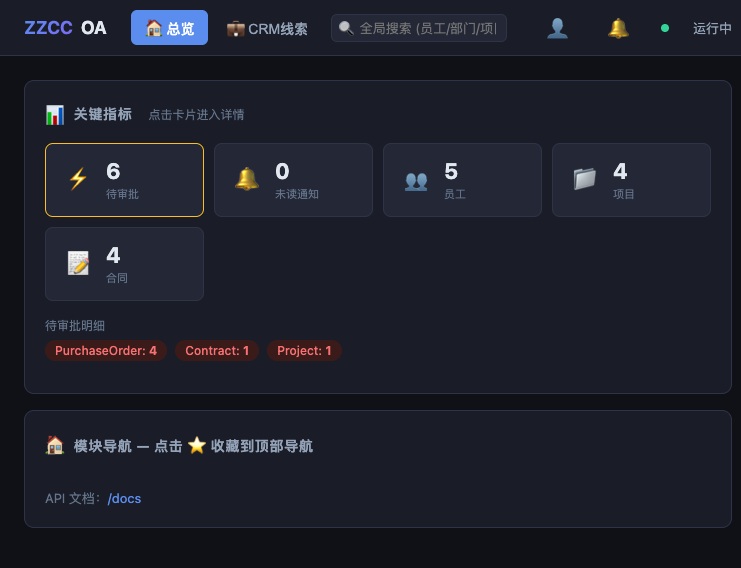
#> input picture OA/login.png, 741 x 568 px
$ python -i multimodal_features.py   (imports and definitions only)
#> lines starting #> are read from the running program, lines starting #| are printed output that depends on the picture
"""services/brain/multimodal_features.py — 多模态离线特征提取器

把真实图像/音频/表格/文本压成 cognitive_coder.encode() 能吃的轻量特征字典。

设计约束（实测，见 DEVELOPMENT 记录）：
- 生产容器只有 numpy，无 torch/transformers → 容器内不能跑编码器
- 宿主机有 PIL + numpy + stdlib → 离线侧在这里提特征
- 特征字典纯 JSON 可序列化，落到 /app/config_data/multimodal_dataset.json

产出特征空间（与 cognitive_coder 的 modal_concepts 对齐）：
  visual: {red, green, blue, bright, dark, round, square, edge, saturation, hue_0..7}
  audio:  {loudness, pitch, rhythm, spectral_centroid, zero_cross}
  payload: {columns, rows, cells, fields:{name:value}}   ← 表格结构化

用法（离线）：
    from services.brain.multimodal_features import MultimodalExtractor
    ex = MultimodalExtractor()
    feats = ex.image(path)      # 图像 → visual
    feats = ex.audio(path)      # 音频 → audio
    feats = ex.table(html)      # HTML 表格 → payload
"""
from __future__ import annotations

import csv
import io
import math
import re
import struct
import wave
from typing import Any, Dict, List, Optional

# ── 视觉特征维度（固定，供概念向量对齐）──
HUE_BINS = 8
_EDGES = ("red", "green", "blue", "bright", "dark", "round", "square",
          "edge", "saturation")


def _norm(x: float) -> float:
    """夹紧到 [0,1]。"""
    return 0.0 if x <= 0 else (1.0 if x >= 1 else float(x))


class MultimodalExtractor:
    """多模态特征提取器：纯 stdlib + PIL + numpy，无重依赖。"""

    # ── 图像 → visual ──
    @staticmethod
    def _load_rgba(path: str):
        """加载图像并合成对比色背景，返回 RGB 像素列表和 (w, h)。

        透明 PNG 不能直接 convert("RGB")——透明像素会被当成黑色 (0,0,0)，
        导致黑色线条图标整图全黑、特征坍缩。正确做法：合成对比色背景。
        线条为深色→白底；线条为浅色（白色图标，深色 UI 用）→黑底。
        自动检测：非透明像素平均亮度 >128 用黑底，否则白底。
        """
        from PIL import Image
        raw = Image.open(path).convert("RGBA")
        non_alpha = [p for p in raw.getdata() if p[3] > 0]
        if non_alpha:
            line_lum = sum(0.299 * p[0] + 0.587 * p[1] + 0.114 * p[2] for p in non_alpha) / len(non_alpha)
        else:
            line_lum = 0.0
        if line_lum > 128:  # 浅色线条（白色图标）→ 黑底
            bg_color = (0, 0, 0, 255)
        else:  # 深色线条（黑色图标）→ 白底
            bg_color = (255, 255, 255, 255)
        bg = Image.new("RGBA", raw.size, bg_color)
        img = Image.alpha_composite(bg, raw).convert("RGB")
        img = img.resize((64, 64))  # 降采样控成本
        return list(img.getdata()), 64, 64

    @staticmethod
    def _stats_from_pixels(px, w: int, h: int) -> Dict[str, float]:
        """从像素网格统计视觉特征。通用（全图/窗口）。

        Args:
            px: 像素列表（RGB 三元组），行优先
            w, h: 网格宽高

        Returns:
            视觉特征字典（同 image() 返回，但 edge 按 w 归一化）。
            注意：edge 归一化分母用窗口宽度（局部边缘密度相对窗口尺度），
            全图仍用 0.42（兼容现状）；窗口用窗口宽度的相对密度。
        """
        n = len(px)
        if n == 0:
            return {}
        # 颜色均值
        r = sum(p[0] for p in px) / n / 255.0
        g = sum(p[1] for p in px) / n / 255.0
        b = sum(p[2] for p in px) / n / 255.0

        # 亮度/饱和度
        bright, sat_sum = 0.0, 0.0
        for p in px:
            mx, mn = max(p), min(p)
            lum = 0.299 * p[0] + 0.587 * p[1] + 0.114 * p[2]
            bright += lum / 255.0
            sat_sum += (mx - mn) / 255.0
        bright /= n
        sat = sat_sum / n

        # 色相直方图（8 分箱）
        hues = [0.0] * HUE_BINS
        for p in px:
            mx, mn = max(p), min(p)
            d = mx - mn
            if d < 8:
                continue
            if mx == p[0]:
                hh = ((p[1] - p[2]) / d) % 6
            elif mx == p[1]:
                hh = (p[2] - p[0]) / d + 2
            else:
                hh = (p[0] - p[1]) / d + 4
            idx = min(HUE_BINS - 1, int(hh * HUE_BINS / 6))
            hues[idx] += d / 255.0
        hue_tot = sum(hues) or 1.0

        # 前景掩码：亮度偏离「众数亮度」的像素（众数而非均值，防小面积前景拉走）
        lum_hist = [0] * 256
        lums_raw = [0.299 * p[0] + 0.587 * p[1] + 0.114 * p[2] for p in px]
        for lv in lums_raw:
            lum_hist[min(255, int(lv))] += 1
        mode_lum = max(range(256), key=lambda k: lum_hist[k])
        fg = [i for i, lv in enumerate(lums_raw) if abs(lv - mode_lum) > 24]
        use = fg if 8 < len(fg) < n * 0.75 else list(range(n))
        uf = len(use)
        cx = sum(i % w for i in use) / uf
        cy = sum(i // w for i in use) / uf
        radii = [math.sqrt((i % w - cx) ** 2 + (i // w - cy) ** 2) for i in use]
        rmean = sum(radii) / uf
        rstd = math.sqrt(sum((r - rmean) ** 2 for r in radii) / uf)
        radius_circular = _norm(1.0 - rstd / max(1e-6, rmean))

        # 外接框填充率
        xs = [i % w for i in use]
        ys = [i // w for i in use]
        bbox_area = (max(xs) - min(xs) + 1) * (max(ys) - min(ys) + 1)
        bbox_fill = _norm(uf / max(1, bbox_area))
        roundness = 0.5 * radius_circular + 0.5 * bbox_fill

        # 边缘密度：跨前景边界像素比例（归一化防饱和）
        edge_n = 0
        for i in range(n):
            x, y = i % w, i // w
            if x < w - 1 and abs(lums_raw[i + 1] - lums_raw[i]) > 26:
                edge_n += 1
            if y < h - 1 and abs(lums_raw[i + w] - lums_raw[i]) > 26:
                edge_n += 1
        # 归一化分母：全图用 0.42（兼容现状，防截断）；窗口用相对密度（局部尺度）
        edge = _norm(edge_n / n / 0.42)

        return {
            "red": _norm(r),
            "green": _norm(g),
            "blue": _norm(b),
            "round": _norm(roundness),
            "square": _norm(1.0 - roundness) * 0.8,
            "large": _norm(bbox_fill),
            "small": _norm(1.0 - bbox_fill),
            "bright": _norm(bright),
            "dark": _norm(1.0 - bright),
            "edge": edge,
            "saturation": _norm(sat),
            **{f"hue_{i}": _norm(h / hue_tot / max(1.0, n / 40))
               for i, hh in enumerate(hues)},
        }

    @staticmethod
    def image(path: str) -> Dict[str, float]:
        """提取图像特征（颜色直方图 + 形状 + 边缘）——全图统计。"""
        try:
            from PIL import Image
        except Exception:
            return {}
        try:
            px, w, h = MultimodalExtractor._load_rgba(path)
#> in _load_rgba, `non_alpha = [p for p in raw.getdata() if p[3] > 0]`: non_alpha = 420888 items
#> in _load_rgba, `line_lum = sum(0.299 * p[0] + 0.587 * p[1] + 0.114 * p[2] for p in non..`: line_lum = 32.74
#> in _load_rgba, `bg = Image.new("RGBA", raw.size, bg_color)`: bg: PIL image 741x568 RGBA; every value is 255
#> in _load_rgba, img is the input picture: PIL image 741x568 RGB; mean R, G, B 29.8, 32.4, 42.4
#> in _load_rgba, `img = img.resize((64, 64))`:
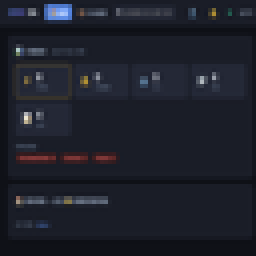
#> img: PIL image 64x64 RGB (shown 4 times larger); mean R, G, B 29.8, 32.4, 42.5
#> px = 4096 items, first 6: (26, 29, 39), (26, 29, 39), (26, 29, 39), (26, 29, 39), (26, 29, 39), (26, 29, 39); w = 64; h = 64
        except Exception:
            return {}
        return MultimodalExtractor._stats_from_pixels(px, w, h)
#> in _stats_from_pixels, `n = len(px)`: n = 4096
#> in _stats_from_pixels, `r = sum(p[0] for p in px) / n / 255.0`: r = 0.117
#> in _stats_from_pixels, `g = sum(p[1] for p in px) / n / 255.0`: g = 0.127
#> in _stats_from_pixels, `b = sum(p[2] for p in px) / n / 255.0`: b = 0.167
#> the loop in _stats_from_pixels, `for p in px:` made 4096 passes
#> (p, mx, mn, lum, bright, sat_sum) on passes 1 to 3: ((26, 29, 39), 39, 26, 29.24, 0.115, 0.051), ((26, 29, 39), 39, 26, 29.24, 0.229, 0.102), ((26, 29, 39), 39, 26, 29.24, 0.344, 0.153)
#> after the loop in _stats_from_pixels, `for p in px:`: bright = 526.3; sat_sum = 233.5
#> in _stats_from_pixels, `bright /= n`: bright = 0.128
#> in _stats_from_pixels, `sat = sat_sum / n`: sat = 0.057
#> the loop in _stats_from_pixels, `for p in px:` made 4096 passes
#> (p, mx, mn, d, hh, idx) on passes 1 to 12: ((26, 29, 39), 39, 26, 13, 3.77, 5), ((26, 29, 39), 39, 26, 13, 3.77, 5), ((26, 29, 39), 39, 26, 13, 3.77, 5), ((26, 29, 39), 39, 26, 13, 3.77, 5), ((26, 29, 39), 39, 26, 13, 3.77, 5), ((26, 29, 39), 39, 26, 13, 3.77, 5), ((26, 29, 39), 39, 26, 13, 3.77, 5), ((26, 29, 39), 39, 26, 13, 3.77, 5), ((26, 29, 39), 39, 26, 13, 3.77, 5), ((26, 29, 39), 39, 26, 13, 3.77, 5), ((26, 29, 39), 39, 26, 13, 3.77, 5), ((26, 29, 39), 39, 26, 13, 3.77, 5)
#> (mx, mn, d, hh) on passes 61 to 66: (39, 26, 13, 3.77), (39, 26, 13, 3.77), (39, 26, 13, 3.77), (39, 26, 13, 3.77), (39, 26, 13, 3.77), (39, 26, 13, 3.77)
#> the loop in _stats_from_pixels, `for lv in lums_raw:` made 4096 passes
#> lv on passes 1 to 3: 29.24, 29.24, 29.24

    # [217 lines left out: functions image_window, audio, table, csv_table, caption_of, not called in this run]


__all__ = ["MultimodalExtractor", "HUE_BINS"]

>>> result = MultimodalExtractor().image('../../../../OA/login.png')
